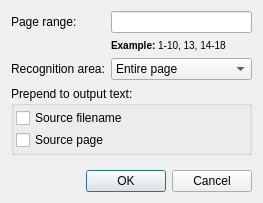
<?xml version="1.0" encoding="UTF-8"?>
<ui version="4.0">
 <class>PageRangeDialog</class>
 <widget class="QDialog" name="PageRangeDialog">
  <property name="geometry">
   <rect>
    <x>0</x>
    <y>0</y>
    <width>263</width>
    <height>203</height>
   </rect>
  </property>
  <property name="windowTitle">
   <string>Page Range</string>
  </property>
  <layout class="QGridLayout" name="gridLayout">
   <item row="0" column="0">
    <widget class="QLabel" name="labelPageRange">
     <property name="text">
      <string>Page range:</string>
     </property>
     <property name="buddy">
      <cstring>lineEditPageRange</cstring>
     </property>
    </widget>
   </item>
   <item row="0" column="1">
    <widget class="QLineEdit" name="lineEditPageRange"/>
   </item>
   <item row="1" column="1">
    <widget class="QLabel" name="labelPageRangeExample">
     <property name="text">
      <string>&lt;small&gt;&lt;b&gt;Example:&lt;/b&gt; 1-10, 13, 14-18&lt;/small&gt;</string>
     </property>
    </widget>
   </item>
   <item row="2" column="0">
    <widget class="QLabel" name="labelRecognitionArea">
     <property name="text">
      <string>Recognition area:</string>
     </property>
     <property name="buddy">
      <cstring>comboBoxRecognitionArea</cstring>
     </property>
    </widget>
   </item>
   <item row="2" column="1">
    <widget class="QComboBox" name="comboBoxRecognitionArea">
     <item>
      <property name="text">
       <string>Entire page</string>
      </property>
     </item>
     <item>
      <property name="text">
       <string>Autodetect</string>
      </property>
     </item>
    </widget>
   </item>
   <item row="5" column="0" colspan="2">
    <widget class="QDialogButtonBox" name="buttonBox">
     <property name="orientation">
      <enum>Qt::Horizontal</enum>
     </property>
     <property name="standardButtons">
      <set>QDialogButtonBox::Cancel|QDialogButtonBox::Ok</set>
     </property>
    </widget>
   </item>
   <item row="4" column="0" colspan="2">
    <spacer name="verticalSpacer">
     <property name="orientation">
      <enum>Qt::Vertical</enum>
     </property>
     <property name="sizeHint" stdset="0">
      <size>
       <width>20</width>
       <height>40</height>
      </size>
     </property>
    </spacer>
   </item>
   <item row="3" column="0" colspan="2">
    <widget class="QGroupBox" name="groupBoxPrepend">
     <property name="title">
      <string>Prepend to output text:</string>
     </property>
     <layout class="QVBoxLayout" name="verticalLayout">
      <property name="spacing">
       <number>2</number>
      </property>
      <property name="leftMargin">
       <number>2</number>
      </property>
      <property name="topMargin">
       <number>2</number>
      </property>
      <property name="rightMargin">
       <number>2</number>
      </property>
      <property name="bottomMargin">
       <number>2</number>
      </property>
      <item>
       <widget class="QCheckBox" name="checkBoxPrependFilename">
        <property name="text">
         <string>Source filename</string>
        </property>
       </widget>
      </item>
      <item>
       <widget class="QCheckBox" name="checkBoxPrependPage">
        <property name="text">
         <string>Source page</string>
        </property>
       </widget>
      </item>
     </layout>
    </widget>
   </item>
  </layout>
 </widget>
 <resources/>
 <connections>
  <connection>
   <sender>buttonBox</sender>
   <signal>accepted()</signal>
   <receiver>PageRangeDialog</receiver>
   <slot>accept()</slot>
   <hints>
    <hint type="sourcelabel">
     <x>248</x>
     <y>254</y>
    </hint>
    <hint type="destinationlabel">
     <x>157</x>
     <y>274</y>
    </hint>
   </hints>
  </connection>
  <connection>
   <sender>buttonBox</sender>
   <signal>rejected()</signal>
   <receiver>PageRangeDialog</receiver>
   <slot>reject()</slot>
   <hints>
    <hint type="sourcelabel">
     <x>316</x>
     <y>260</y>
    </hint>
    <hint type="destinationlabel">
     <x>286</x>
     <y>274</y>
    </hint>
   </hints>
  </connection>
 </connections>
</ui>
